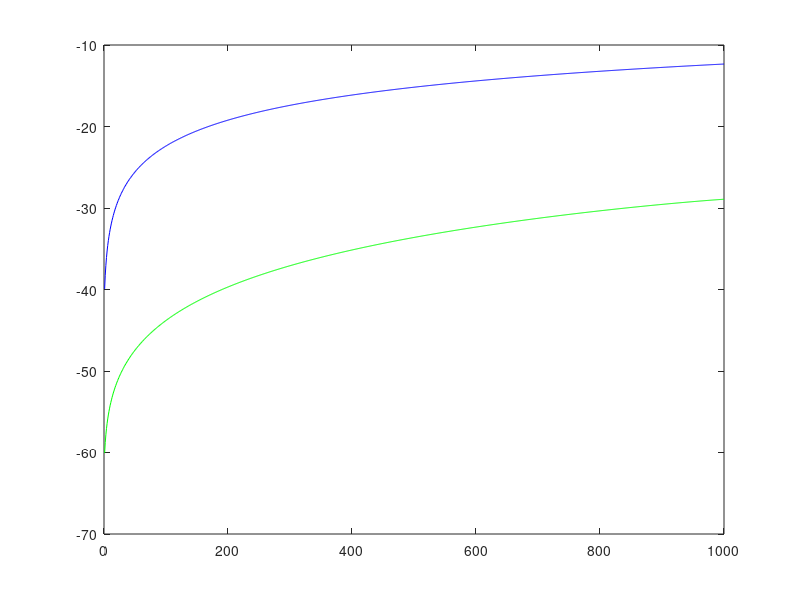
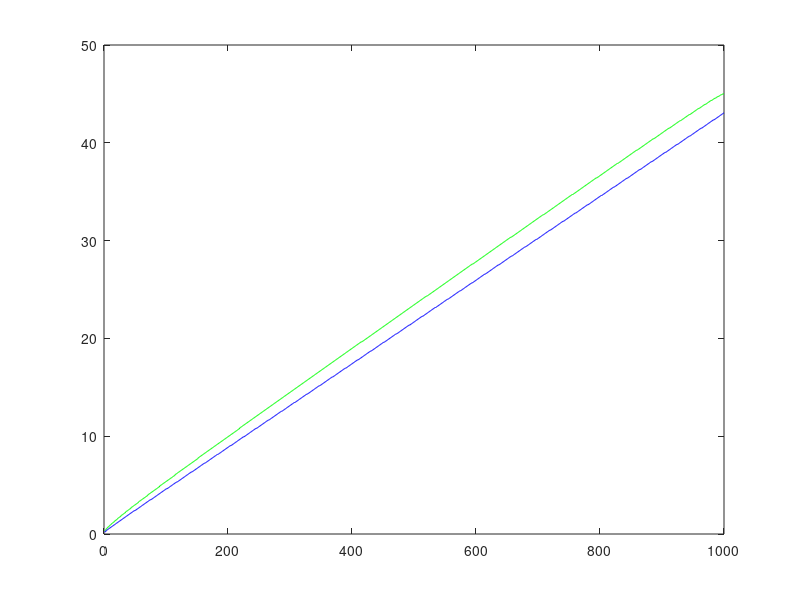

These charts were generated, in order, by the following MATLAB code:
close all
delta=0.025;              %depreciation rate
alpha=0.35;               %capital share of income
beta=0.99;                %discount rate
sigma=2;                  %utility parameter


nbk=1000;                 %number of data points int he grid
nba=2;                    %number of value for the shocks
crit=1;                   %convergence criterion
epsi=1e-1;                %convergence parameter

phh=0.977;               %this is pi hh
pll=0.926;               %p ll
PI=[phh 1-phh;1-pll,pll]; %transition matrix
ah=1.1;
al=0.678;
A=[ah al];               %stochastic matrix


kmin=0.1;
kmax=45;
k=linspace(kmin,kmax,nbk)';% k grid
c=zeros(nbk,nba);
util=zeros(nbk,nba);
v=zeros(nbk,nba);
Tv=zeros(nbk,nba);


%%%%%%%%%%%%%%%%%%set up%%%%%%%%%%%%%%%%%%%%%

while crit>epsi
    for i=1:nbk
        for j=1:nba
            c=A(j)*k(i)^alpha+(1-delta)*k(i)-k;
            neg=find(c<0);
            c(neg)=NaN;
            util(:,j)=(c.^(1-sigma))/(1-sigma);
            util(neg,j)=-1e12;
        end
        [Tv(i,:),pl(i,:)]=max(util+beta*(v*PI));
    end
    crit=max(abs(Tv-v));
    v=Tv;
    i=i+1;
end

gh=k(pl(:,1));
gl=k(pl(:,2));

figure
plot(v(:,1),'g');
hold on ;
xlabel=('k');
ylabel=('value function');
title=('value functions');
plot(v(:,2),'b');
hold off;

figure
plot(gh,'g');
xlabel=('k');
ylabel=('policy function');
title=('policy functions');
hold on;
plot(gl,'b');
hold off;


